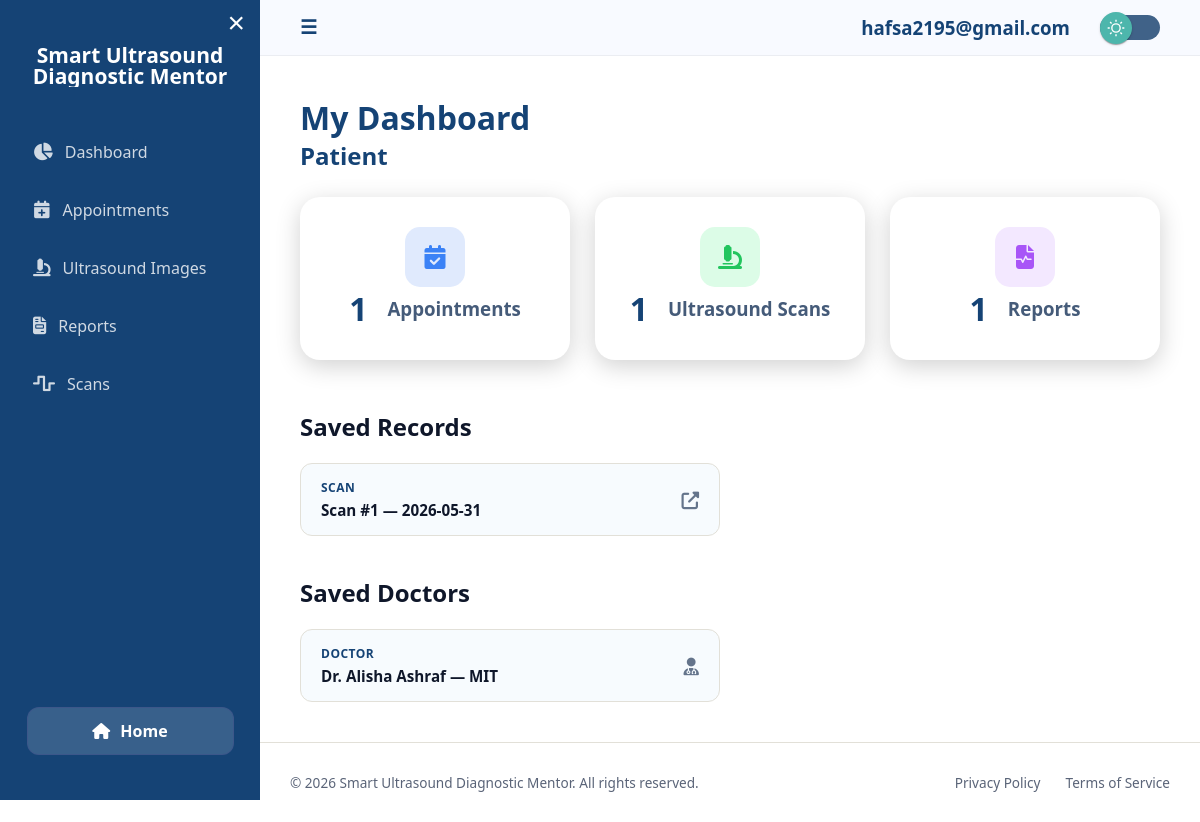
Page /patient/ (signed in) on the committed database.
### home/models.py (models this page shows, shortened)
class RecordBookmark(models.Model):
    RECORD_TYPES = [
        ('appointment', 'Appointment'),
        ('report', 'Report'),
        ('image', 'Ultrasound Image'),
        ('scan', 'Scan History'),
    ]
    user = models.ForeignKey(settings.AUTH_USER_MODEL, on_delete=models.CASCADE, related_name='record_bookmarks')
    record_type = models.CharField(max_length=20, choices=RECORD_TYPES)
    record_id = models.IntegerField()
    label = models.CharField(max_length=300, blank=True)
    created_at = models.DateTimeField(auto_now_add=True)
    class Meta:
        unique_together = ('user', 'record_type', 'record_id')

class Bookmark(models.Model):
    user = models.ForeignKey(settings.AUTH_USER_MODEL, on_delete=models.CASCADE)
    doctor = models.ForeignKey(DoctorProfile, on_delete=models.CASCADE)
    class Meta:
        unique_together = ('user', 'doctor')

### accounts/models.py (models this page shows, shortened)
class DoctorProfile(models.Model):
    GENDER_CHOICES = (
        ('male', 'Male'),
        ('female', 'Female'),
    )
    user = models.OneToOneField(
        settings.AUTH_USER_MODEL,
        on_delete=models.CASCADE,
        related_name='doctor_profile'
    )
    gender = models.CharField(max_length=10, choices=GENDER_CHOICES)
    age = models.PositiveIntegerField(validators=[MinValueValidator(0)])
    weight = models.FloatField(null=True, blank=True, validators=[MinValueValidator(0.0)])
    height = models.FloatField(null=True, blank=True, validators=[MinValueValidator(0.0)])
    experience = models.PositiveIntegerField()
    phone = models.CharField(max_length=15, blank=True, null=True)
    office_location = models.CharField(max_length=255, blank=True, null=True)
    degrees = models.CharField(max_length=255, default="N/A")
    profile_photo = models.ImageField(upload_to="doctor_photos/", blank=True, null=True)  # doctor image
    degree_document = models.ImageField(upload_to="degree_docs/", null=True, blank=True)  # proof (nullable in DB, required in form)
    is_verified = models.BooleanField(default=False)
    is_rejected = models.BooleanField(default=False)
    average_rating = models.FloatField(default=0)
    total_reviews = models.PositiveIntegerField(default=0)
    is_available = models.BooleanField(default=True)

### home/views.py (the view)
# urls.py: path("patient/", patient_dashboard, name="patient_dashboard"),
@login_required
def patient_dashboard(request):
    user = request.user
    appointments_count = Appointment.objects.filter(patient=user).count()
    scan_count = ScanHistory.objects.filter(user=user).count()
    reports_count = DiagnosticReport.objects.filter(user=user).count()
    record_bookmarks = RecordBookmark.objects.filter(user=user).order_by('-created_at')
    doctor_bookmarks = Bookmark.objects.filter(user=user).select_related('doctor', 'doctor__user')
    context = {
        "appointments_count": appointments_count or 0,
        "scan_count": scan_count or 0,
        "reports_count": reports_count or 0,
        "comparisons_count": 0,
        "bookmarks": record_bookmarks,
        "doctor_bookmarks": doctor_bookmarks,
    }
    return render(request, "patient_dashboard.html", context)

### SmartUltrasoundDiagnosticMentor/format_html_patch.py (called while the page is built)
def _compat_format_html(format_string, *args, **kwargs):
    if not args and not kwargs:
        return mark_safe(format_string)
    return _original_format_html(format_string, *args, **kwargs)

### home/context_processors.py (called while the page is built)
def navbar_profile(request):
    if not request.user.is_authenticated:
        return {'navbar_photo_url': None}
    photo_url = None
    try:
        role = request.user.userprofile.role
        if role == 'doctor':
            dp = request.user.doctor_profile
            if dp.profile_photo:
                photo_url = dp.profile_photo.url
        elif role == 'patient':
            pp = request.user.patient_profile
            if pp.profile_photo:
                photo_url = pp.profile_photo.url
    except Exception:
        pass
    return {'navbar_photo_url': photo_url}

### templates/patient_dashboard.html
{% extends "dashboard_base.html" %}
{% block content %}
<h1>My Dashboard</h1>
<h2 class="first-h2">Patient</h2>
<div class="cards">
    <div id="card">
        <div class="card-info">
            <h2>{{ appointments_count }}</h2>
            <h3>Appointments</h3>
        </div>
        <div class="card-icon bg-blue">
            <i class="fas fa-calendar-check"></i>
        </div>
    </div>
    <div id="card">
        <div class="card-info">
            <h2>{{ scan_count }}</h2>
            <h3>Ultrasound Scans</h3>
        </div>
        <div class="card-icon bg-green">
            <i class="fas fa-microscope"></i>
        </div>
    </div>
    <div id="card">
        <div class="card-info">
            <h2>{{ reports_count }}</h2>
            <h3>Reports</h3>
        </div>
        <div class="card-icon bg-purple">
            <i class="fas fa-file-medical-alt"></i>
        </div>
    </div>
</div>
<div class="bookmarks-section" style="margin-top: 50px;">
    <h2 style="margin-bottom: 20px;">Saved Records</h2>
    {% if bookmarks %}
        <div class="bookmarks-list">
            {% for bm in bookmarks %}
                <div class="bookmark-item">
                    <div class="bookmark-item-info">
                        <span class="bookmark-item-type">{{ bm.record_type }}</span>
                        <span class="bookmark-item-label">{{ bm.label }}</span>
                    </div>
                    <a href="{% if bm.record_type == 'appointment' %}{% url 'view_appointment' %}{% elif bm.record_type == 'report' %}{% url 'view_reports' %}{% elif bm.record_type == 'image' %}{% url 'view_ultrasound_images' %}{% elif bm.record_type == 'scan' %}{% url 'view_scan_history' %}{% endif %}" class="bookmark-item-action">
                        <i class="fas fa-external-link-alt"></i>
                    </a>
                </div>
            {% endfor %}
        </div>
    {% else %}
        <p style="color: var(--text-secondary);">No records bookmarked yet.</p>
    {% endif %}
    <h2 style="margin-top: 40px; margin-bottom: 20px;">Saved Doctors</h2>
    {% if doctor_bookmarks %}
        <div class="bookmarks-list">
            {% for bm in doctor_bookmarks %}
                <div class="bookmark-item">
                    <div class="bookmark-item-info">
                        <span class="bookmark-item-type">Doctor</span>
                        <span class="bookmark-item-label">Dr. {{ bm.doctor.user.get_full_name }} — {{ bm.doctor.degrees }}</span>
                    </div>
                    <a href="{% url 'doctor_profile' bm.doctor.id %}" class="bookmark-item-action">
                        <i class="fas fa-user-md"></i>
                    </a>
                </div>
            {% endfor %}
        </div>
    {% else %}
        <p style="color: var(--text-secondary);">No doctors bookmarked yet.</p>
    {% endif %}
</div>
{% endblock %}

### templates/dashboard_base.html (shortened to what this page needs)
{% load static %}
<!DOCTYPE html>
<html>
<head>
    <link rel="stylesheet" href="https://cdnjs.cloudflare.com/ajax/libs/font-awesome/6.4.0/css/all.min.css">
    <link rel="stylesheet" href="{% static 'css/dashboard.css' %}">
    <link rel="stylesheet" href="{% static 'css/darktheme.css' %}">
</head>
<body>
    <div class="layout">
        <aside class="sidebar" id="sidebar">
            <div class="sidebar-top">
                <button class="close-btn" onclick="toggleSidebar()">&times;</button>
                <div class="logo">
                    <h2>Smart Ultrasound <br> Diagnostic Mentor</h2>
                </div>
                <nav>
                    <a href="{% url 'dashboard' %}"><i class="fas fa-chart-pie"></i> Dashboard</a>
                    <a href="{% url 'view_appointment' %}"><i class="fas fa-calendar-plus"></i> Appointments</a>
                    <a href="{% url 'view_ultrasound_images' %}"><i class="fas fa-microscope"></i> Ultrasound Images</a>
                    <a href="{% url 'view_reports' %}"><i class="fas fa-file-invoice"></i> Reports</a>
                    <a href="{% url 'view_scan_history' %}"><i class="fas fa-wave-square"></i> Scans</a>
                </nav>
            </div>
            <div class="sidebar-bottom">
                <a href="{% url 'home' %}" class="home-btn">
                    <i class="fas fa-home-alt"></i> Home
                </a>
            </div>
        </aside>
        <div class="main">
            <header class="topbar">
                <div class="leftbar">
                    <button class="menu-btn" onclick="toggleSidebar()">☰</button>
                </div>
                <div class="rightbar">
                    <h3>{{ request.user.username }}</h3>
                    <label class="ui-switch me-2">
                        <div class="slider">
                            <div class="circle"></div>
                        </div>
                    </label>
                </div>
            </header>
            <section class="content">
                {% block content %}
                {% endblock %}
            </section>
    {% include 'footer2.html' %}
        </div>
    </div>
</body>
</html>

### static/css/darktheme.css (style rules this page uses)
.ui-switch { display: flex; align-items: center; --switch-bg: rgb(135, 150, 165); --switch-width: 60px; --switch-height: 25px; --circle-diameter: 32px; --circle-bg: rgb(0, 56, 146); --circle-inset: calc((var(--circle-diameter) - var(--switch-height)) / 2); }
.slider { -webkit-appearance: none; -moz-appearance: none; appearance: none; width: var(--switch-width); height: var(--switch-height); background: #406288; border-radius: 999px; position: relative; cursor: pointer; }
.slider .circle { top: calc(var(--circle-inset) * -1); left: 0; width: var(--circle-diameter); height: var(--circle-diameter); position: absolute; background: var(--accent-dim2); border-radius: inherit; background-repeat: no-repeat; background-position: center center; -webkit-transition: left 150ms cubic-bezier(0.4, 0, 0.2, 1) 0ms, -webkit-transform 150ms cubic-bezier(0.4, 0, 0.2, 1) 0ms; -o-transition: left 150ms cubic-bezier(0.4, 0, 0.2, 1) 0ms, transform 150ms cubic-bezier(0.4, 0, 0.2, 1) 0ms; transition: left 150ms cubic-bezier(0.4, 0, 0.2, 1) 0ms, transform 150ms cubic-bezier(0.4, 0, 0.2, 1) 0ms, -webkit-transform 150ms cubic-bezier(0.4, 0, 0.2, 1) 0ms; display: -webkit-box; display: -ms-flexbox; display: flex; -webkit-box-align: center; -ms-flex-align: center; align-items: center; -webkit-box-pack: center; -ms-flex-pack: center; justify-content: center; box-shadow: 0px 2px 1px -1px rgba(0, 0, 0, 0.2), 0px 1px 1px 0px rgba(0, 0, 0, 0.14), 0px 1px 3px 0px rgba(0, 0, 0, 0.12); ; }
.slider .circle::before { content: ""; position: absolute; width: 100%; height: 100%; background: rgba(255, 255, 255, 0.75); border-radius: inherit; -webkit-transition: all 500ms; -o-transition: all 500ms; transition: all 500ms; opacity: 0; }
body { background: var(--bg-base) !important; color: var(--text-primary) !important; transition: 0.3s ease; }
#card { transition: 0.3s; }

### rows in the picture
RecordBookmark: record_type "SCAN", label "Scan #1 — 2026-05-31"
Bookmark: doctor.user.get_full_name "Alisha Ashraf", doctor.degrees "MIT"

### other values in the picture
{{ request.user.username }} "hafsa2195@gmail.com"
{{ appointments_count }} "1"
{{ scan_count }} "1"
{{ reports_count }} "1"
